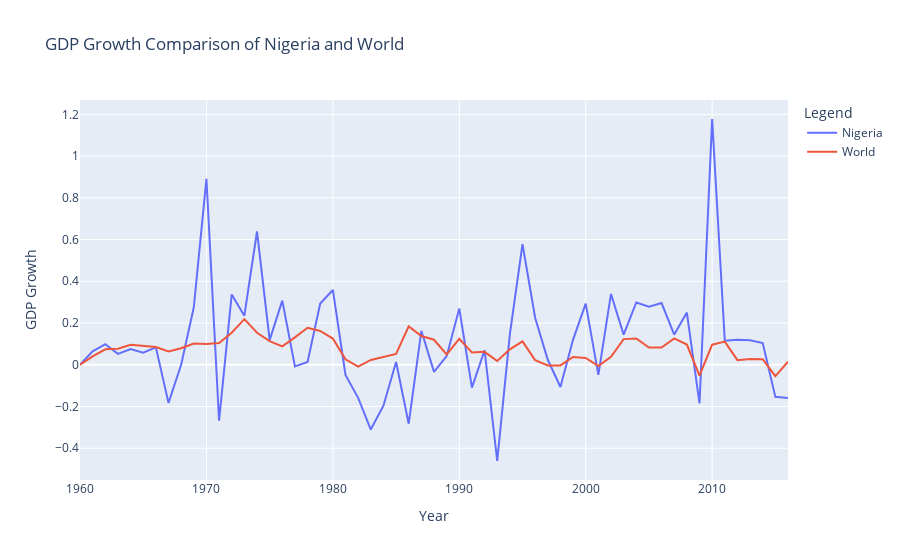

Notebook cell for this chart:
### Code cell
Compare_GDP_Growth_Across_2_Countries('Nigeria','World')
